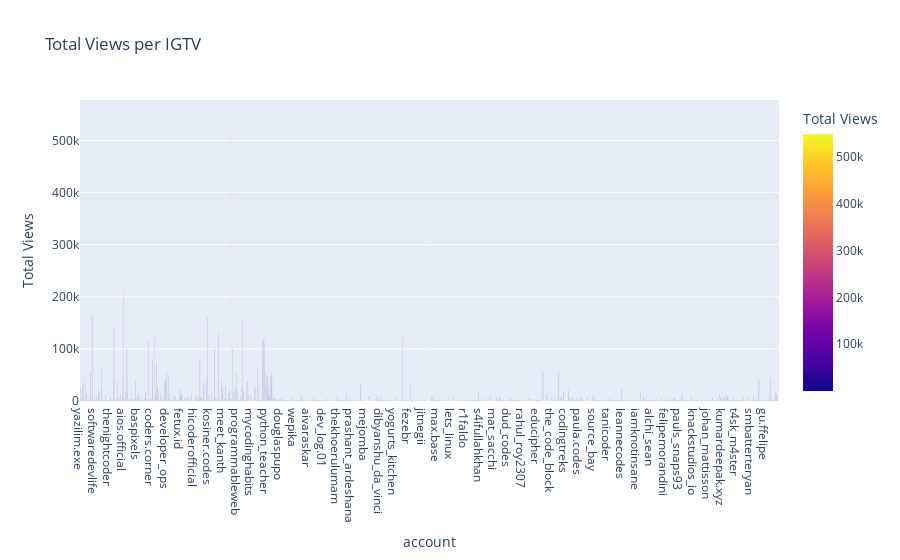

Write notebook code for a chart like this one.
### Code cell
figure = px.bar(data, x=data["account"], 
                y = data["Total Views"], 
                color = data["Total Views"],
            title="Total Views per IGTV")
figure.show()

### Figure 1 — Plotly figure (JSON) as saved in the notebook; plotly's stock layout.template omitted (floating-point values rounded to 4 significant figures; data arrays with more than 128 entries replaced by an {"elided": "..."} marker saying what was removed)
{"data": [{"alignmentgroup": "True", "hovertemplate": "account=%{x}<br>Total Views=%{marker.color}<extra></extra>", "legendgroup": "", "marker": {"color": {"elided": "2107 int values"}, "coloraxis": "coloraxis", "pattern": {"shape": ""}}, "name": "", "offsetgroup": "", "orientation": "v", "showlegend": false, "textposition": "auto", "type": "bar", "x": {"elided": "2107 str values"}, "xaxis": "x", "y": {"elided": "2107 int values"}, "yaxis": "y"}], "layout": {"autosize": true, "barmode": "relative", "coloraxis": {"colorbar": {"title": {"text": "Total Views"}}, "colorscale": [[0, "#0d0887"], [0.1111, "#46039f"], [0.2222, "#7201a8"], [0.3333, "#9c179e"], [0.4444, "#bd3786"], [0.5556, "#d8576b"], [0.6667, "#ed7953"], [0.7778, "#fb9f3a"], [0.8889, "#fdca26"], [1, "#f0f921"]]}, "legend": {"tracegroupgap": 0}, "title": {"text": "Total Views per IGTV"}, "xaxis": {"anchor": "y", "autorange": true, "domain": [0, 1], "range": [-0.5, 2106.0], "title": {"text": "account"}, "type": "category"}, "yaxis": {"anchor": "x", "autorange": true, "domain": [0, 1], "range": [0, 577700.0], "title": {"text": "Total Views"}, "type": "linear"}}}
